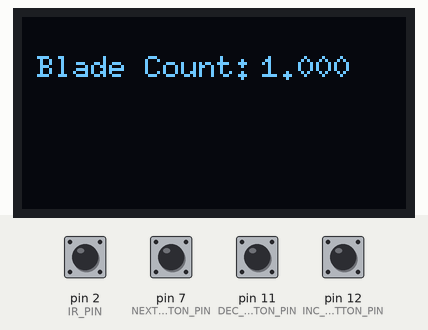
A sketch run on a simulated Arduino Uno, built with avr-gcc and run on an emulated ATmega328P. On the bench: 128×64 one-colour display. Inputs (shaded band) come from the test bench; at power-on: pin 7 (NEXT_BUTTON_PIN), pin 11 (DEC_BUTTON_PIN), pin 12 (INC_BUTTON_PIN) HIGH, pin 2 (IR_PIN) LOW.

Above: at 1.2 s.
1.3 s: pin 7 (NEXT_BUTTON_PIN) pulled LOW for 0.15 s
At 2.5 s:
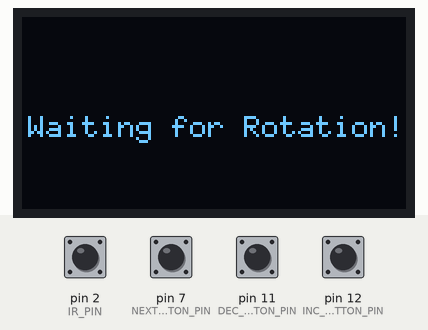
2.9 s: pin 2 (IR_PIN) pulsed HIGH 5 times (0.12 s each, 0.3 s apart)
At 6.0 s:
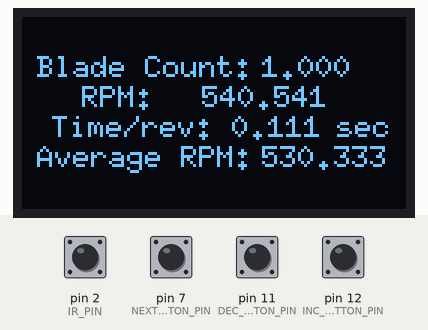
Timing chart, 0 to 7.5 s (numbered marks = the images above; inputs shaded):
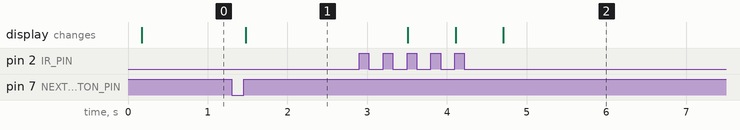

Measured:
- after the input at 1.3 s, the display: changes after 0.18 s (image 1)
- after the input at 2.9 s, the display: first changes after 0.61 s (image 2 shows a later state)

The sketch:

Tachometer_using_IR_sensor_on_Arduino_UNO.ino
```cpp
#include <LiquidCrystal.h>
#include <U8glib.h>

U8GLIB_SSD1306_128X64 u8g(U8G_I2C_OPT_NONE);

const uint8_t INC_BUTTON_PIN = 12;
const uint8_t DEC_BUTTON_PIN = 11;
const uint8_t NEXT_BUTTON_PIN = 7;
const uint8_t IR_PIN = 2;

uint8_t bladeCount = 1;
volatile bool startMeasurement = false;
volatile bool irState = LOW;
unsigned long t1 = 0;
unsigned long t2 = 0;
float sum_rpm;
int h=0;

String float_to_str(float num) {
  return String(num, 3);
}

void setup() {
  u8g.begin();
  pinMode(IR_PIN, INPUT);
  pinMode(INC_BUTTON_PIN, INPUT_PULLUP);
  pinMode(DEC_BUTTON_PIN, INPUT_PULLUP);
  pinMode(NEXT_BUTTON_PIN, INPUT_PULLUP);
}
void displayStart(){
 u8g.firstPage();
  do {
    u8g.setFont(u8g_font_6x10);
    u8g.drawStr(2, 40, "Waiting for Rotation!");
      } while (u8g.nextPage());
}

void displayBladeCount(uint8_t bladeCount) {
  u8g.firstPage();
  do {
    u8g.setFont(u8g_font_6x10);
    u8g.drawStr(5, 20, "Blade Count:");
    u8g.drawStr(80, 20, float_to_str(bladeCount).c_str());
  } while (u8g.nextPage());
}

void displayRPM(float rpm,float sum ,int i,unsigned long time) {
  u8g.firstPage();
  do {
    u8g.setFont(u8g_font_6x10);
    u8g.drawStr(5, 20, "Blade Count:");
    u8g.drawStr(80, 20, float_to_str(bladeCount).c_str());
    u8g.drawStr(20, 30, "RPM:");
    u8g.drawStr(60, 30, float_to_str(rpm).c_str());
    u8g.drawStr(10, 40, "Time/rev:");
    u8g.drawStr(70, 40, float_to_str((float)time/bladeCount/1000).c_str());
    u8g.drawStr(105, 40, "sec");
    u8g.drawStr(5,50,"Average RPM:");
    u8g.drawStr(80, 50, float_to_str(sum/i).c_str());
  } while (u8g.nextPage());
}

void increaseBladeCount() {
  bladeCount++;
  displayBladeCount(bladeCount);
  delay(200); // Debounce delay
}

void decreaseBladeCount() {
  bladeCount--;
  displayBladeCount(bladeCount);
  delay(200); // Debounce delay
}

void nextButtonPressed() {
  startMeasurement = true;
}

void loop() {
  if (!startMeasurement) {
    displayBladeCount(bladeCount);

    if (digitalRead(INC_BUTTON_PIN) == LOW) {
      increaseBladeCount();
      displayBladeCount(bladeCount);
    }

    if (digitalRead(DEC_BUTTON_PIN) == LOW) {
      decreaseBladeCount();
      displayBladeCount(bladeCount);
    }

    if (digitalRead(NEXT_BUTTON_PIN) == LOW) {
      displayStart();
      nextButtonPressed();
       }
  } else {
    if (irState == LOW && digitalRead(IR_PIN) == HIGH) {
      irState = HIGH;
      t1 = millis();
    }

    if (irState == HIGH && digitalRead(IR_PIN) == LOW) {
      irState = LOW;
      t2 = millis();
      if((t2-t1)!=0){
      h++;
      float rpm = (float)60000/(t2 - t1)/bladeCount;
      if(rpm<20000){
      sum_rpm+=rpm;
      displayRPM(rpm, sum_rpm, h, t2 - t1);
      }


      }

      t1 = t2;
    }
  }
}
```
